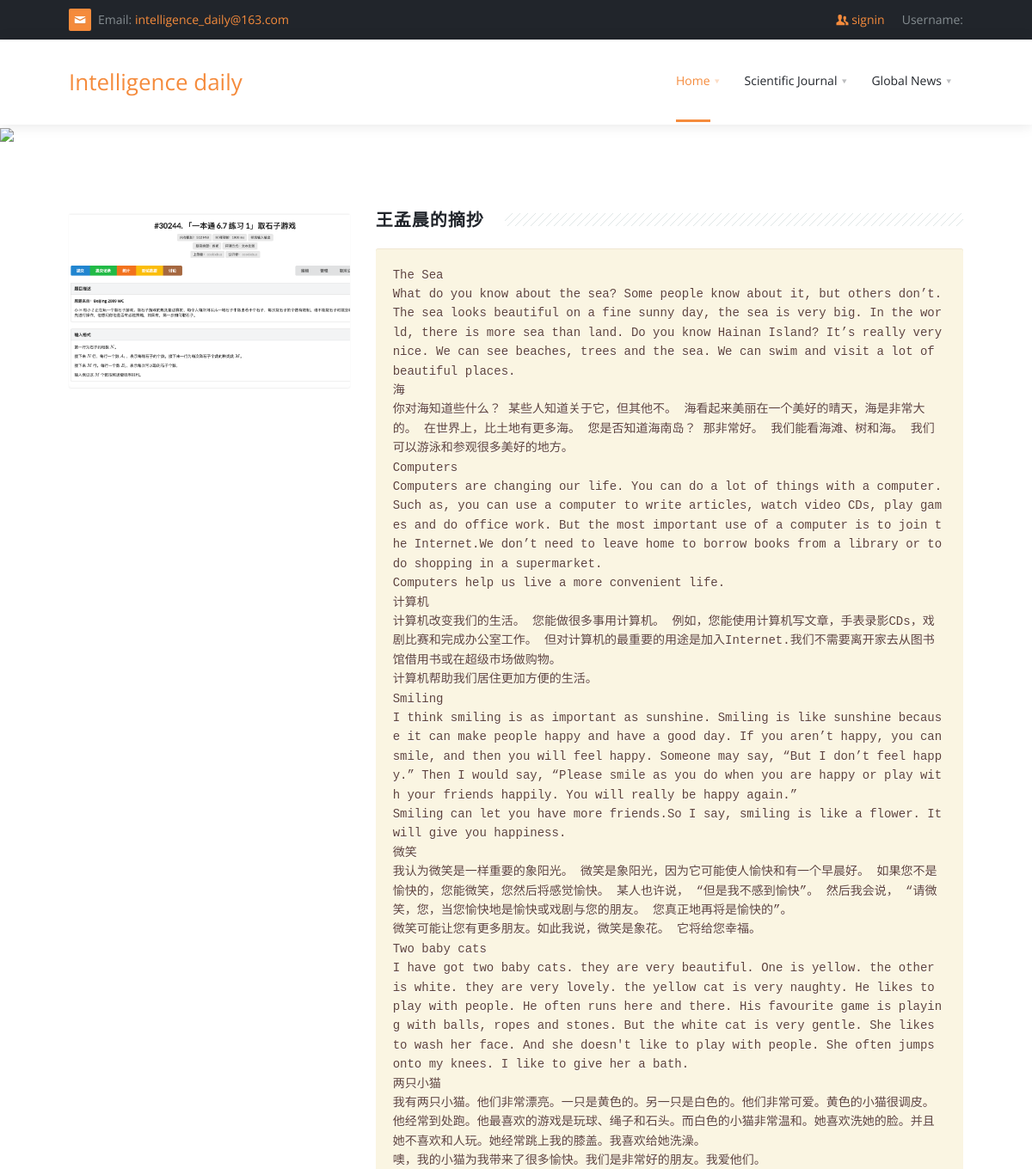
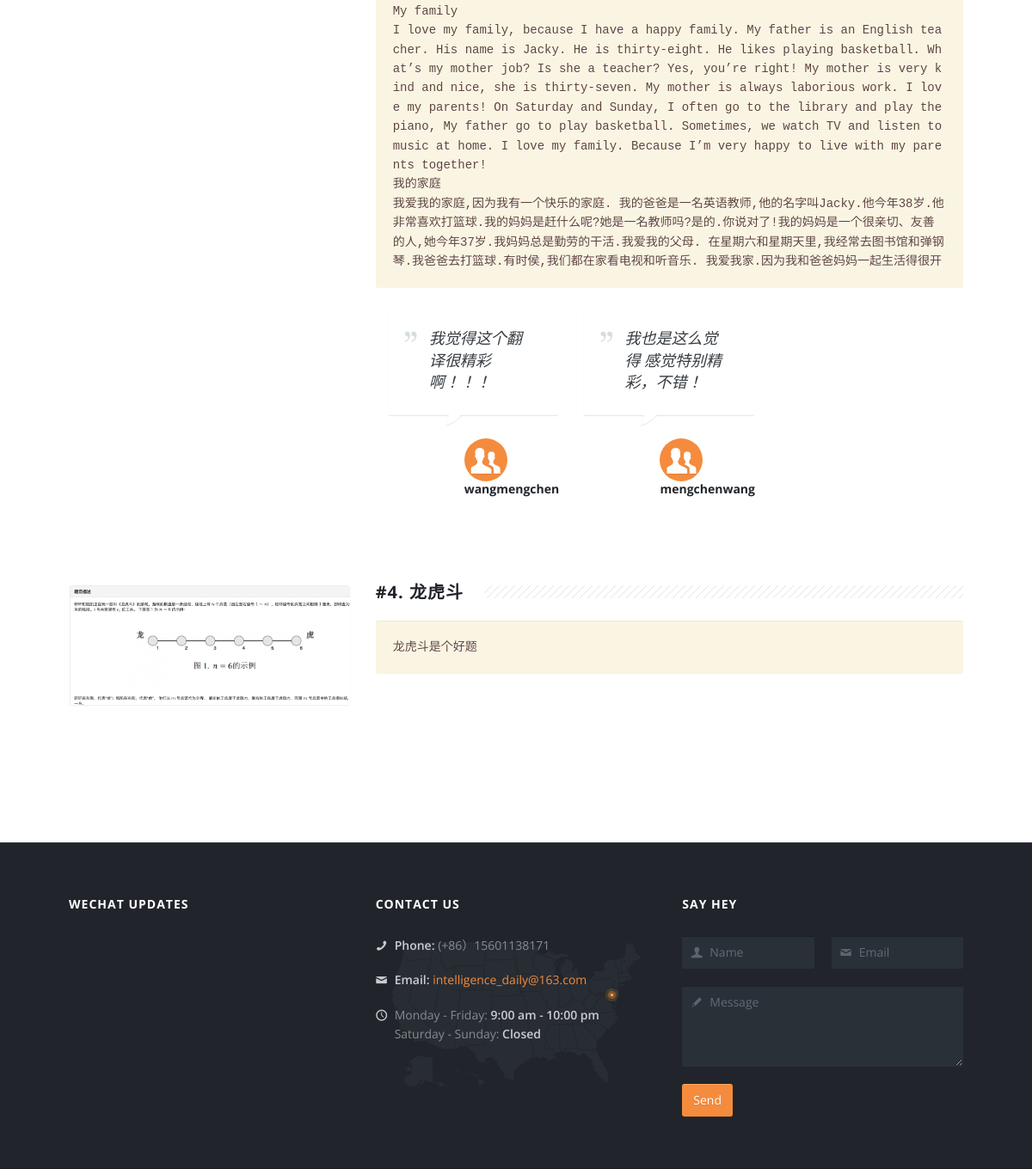
The page /subject/?tag=信息学 on the database its author committed (2 pictures, top to bottom).
### article/models.py (models this page shows, shortened)
class Text(models.Model):
    title = models.CharField(max_length = 255)
    url = models.URLField(max_length=250, blank=True)
    image = models.ImageField(upload_to="static/image/", blank=True)
    uploadtime = models.DateTimeField(auto_now_add=True)
    text = models.TextField(blank = True)
    tag = models.ForeignKey(Tag, on_delete=models.SET_NULL, null=True, blank=True)
    enable = models.BooleanField(default=False)
    from_user = models.ForeignKey(User, on_delete=models.SET_NULL, null=True,)
    def __str__(self):
    	return self.title

class Comment(models.Model):
    text = models.ForeignKey(Text, on_delete=models.SET_NULL, null=True)
    user = models.ForeignKey(User, on_delete=models.SET_NULL, null=True)
    content = models.TextField(blank=True)

### article/views.py (the view)
# urls.py: path("subject/", tag),
def tag(request):
	name = request.GET.get('tag', None)
	if tag is None:
		texts = Text.objects.filter(enable=True)
	else:
		texts = Text.objects.filter(enable=True, tag__name=name)
	print(texts)
	return render(request, "tag.html", locals())

### templates/tag.html (shortened to what this page needs)
{% extends 'base.html' %}
{% load static %}
{% block content %}
<section class="pi-section-w pi-section-white piCaptions">
		<img src="/{{ text.image }}">
</section>
<div class="pi-section-w pi-section-white pi-slider-enabled">
	<div class="pi-section pi-padding-top-bottom-80">
	{% for text in texts %}
		<div class="pi-row pi-padding-bottom-20">
			<div class="pi-col-sm-4 pi-padding-bottom-40">
				<div class="pi-slider-wrapper pi-slider-arrows-inside pi-slider-show-arrow-hover">
					<div class="pi-slider pi-slider-animate-opacity">
							<div class="pi-img-w pi-img-round-corners pi-img-shadow pi-img-with-overlay">
								<img src="/{{text.image}}" alt=""/>
							</div>
					</div>
				</div>
			</div>
			<div class="pi-col-sm-8 pi-padding-bottom-40">
				<h2 class="h4 pi-weight-700 pi-uppercase pi-letter-spacing pi-has-bg pi-margin-bottom-20 pi-margin-top-minus-5">
					{{ text.title }}
				</h2>
				<p>
					<pre>{{ text.text }}</pre>
				</p>
				{% for comment in text.comment_set.all %}
					<div class="pi-col-sm-4">
						<div class="pi-testimonial pi-testimonial-author-with-photo pi-margin-bottom-40">
							<div class="pi-testimonial-content pi-testimonial-content-big pi-testimonial-content-quotes pi-testimonial-white">
								<p>{{ comment.content }}</p>
							</div>
							<div class="pi-testimonial-author pi-clearfix">
								<div>
									<i class="icon-users pi-icon-circle pi-icon-base pi-icon-big" style="width: 50px; height: 50px; line-height: 50px;"></i>
									<h6 class="pi-weight-700 pi-no-margin-bottom">{{ comment.user.username }}</h6>
								</div>
							</div>
						</div>
					</div>
				{% endfor %}
			</div>
		</div>
	{% endfor %}
	</div>
</div>
{% endblock %}

### static/orange/css/typo.css (style rules this page uses)
body { font-family: 'Open Sans', Arial, sans-serif; font-size: 14px; line-height: 1.6em; }
p { padding-bottom: 0; margin-bottom: 20px; margin-top: 0; }
h1, .h1, h2, .h2, h3, .h3, h4, .h4, h5, .h5, h6, .h6 { padding: 0; margin: 0 0 15px; font-family: 'Open Sans', Arial, sans-serif; line-height: 100%; font-weight: 400; letter-spacing: 0; }
h1.pi-has-bg, .h1.pi-has-bg, h2.pi-has-bg, .h2.pi-has-bg, h3.pi-has-bg, .h3.pi-has-bg, h4.pi-has-bg, .h4.pi-has-bg, h5.pi-has-bg, .h5.pi-has-bg, h6.pi-has-bg, .h6.pi-has-bg { overflow: hidden; }
h1.pi-has-bg:after, .h1.pi-has-bg:after, h2.pi-has-bg:after, .h2.pi-has-bg:after, h3.pi-has-bg:after, .h3.pi-has-bg:after, h4.pi-has-bg:after, .h4.pi-has-bg:after, h5.pi-has-bg:after, .h5.pi-has-bg:after, h6.pi-has-bg:after, .h6.pi-has-bg:after { position: relative; left: 18px; content: ""; display: inline-block; width: 200%; height: 0.75em; margin: 0 -200% 0 0; }
h2, .h2 { font-size: 30px; line-height: 1.3em; margin-bottom: 10px; letter-spacing: 0; }
h4, .h4 { font-size: 20px; line-height: 1.3em; margin-bottom: 10px; letter-spacing: 0; }
h6, .h6 { font-size: 14px; line-height: 1.6em; margin-bottom: 10px; letter-spacing: 0; font-weight: 600; }
.pi-weight-700 { font-weight: 700 !important; }
.pi-uppercase { text-transform: uppercase; }
.pi-letter-spacing { letter-spacing: 1px; }
.pi-margin-top-minus-5 { margin-top: -5px !important; }
.pi-margin-bottom-20 { margin-bottom: 20px !important; }
.pi-margin-bottom-40 { margin-bottom: 40px !important; }
.pi-icon-circle, .pi-icon-square { position: relative; margin: 0 0 -8px 0; display: inline-block; font-size: 14px; width: 26px; height: 26px; overflow: hidden; line-height: 25px; text-align: center; }
.pi-icon-circle.pi-icon-big, .pi-icon-square.pi-icon-big { width: 70px; height: 70px; font-size: 34px; line-height: 70px; }
.pi-icon-circle { -webkit-border-radius: 50%; -moz-border-radius: 50%; border-radius: 50%; }
code, pre { font-family: Consolas, "Courier New", monospace; background-color: #FAF5E2; text-shadow: 0 1px 0 #fff; color: #5F443C; -webkit-box-shadow: inset 0 1px 0 #f0e7d3; -moz-box-shadow: inset 0 1px 0 #f0e7d3; box-shadow: inset 0 1px 0 #f0e7d3; border-radius: 3px; }
pre { display: block; padding: 20px; margin-bottom: 20px; word-break: break-all; word-wrap: break-word; }
.pi-section-white { color: #666e70; }
.pi-section-white h1, .pi-section-white .h1, .pi-section-white h2, .pi-section-white .h2, .pi-section-white h3, .pi-section-white .h3, .pi-section-white h4, .pi-section-white .h4, .pi-section-white h5, .pi-section-white .h5, .pi-section-white h6, .pi-section-white .h6 { color: #21252b; }
.pi-section-white h1.pi-has-bg:after, .pi-section-white .h1.pi-has-bg:after, .pi-section-white h2.pi-has-bg:after, .pi-section-white .h2.pi-has-bg:after, .pi-section-white h3.pi-has-bg:after, .pi-section-white .h3.pi-has-bg:after, .pi-section-white h4.pi-has-bg:after, .pi-section-white .h4.pi-has-bg:after, .pi-section-white h5.pi-has-bg:after, .pi-section-white .h5.pi-has-bg:after, .pi-section-white h6.pi-has-bg:after, .pi-section-white .h6.pi-has-bg:after { background: url('../img/bg-heading.png'); }
.pi-icon-circle, .pi-icon-square { background: #f4f6f6; color: #2e343c; text-shadow: 0 1px 0 #fff; }
.pi-icon-base { background: #f58b3c; color: #fff; text-shadow: 0 1px 0 rgba(0, 0, 0, 0.1); }

### rows shown on the page
Text: image (picture), title "王孟晨的摘抄", text "The Sea What do you know about the sea? Some people know about it, but others don’t. The sea looks beautiful on a fine sunny day, the sea is very big. In the world, there is more sea than land. Do you know Hainan Island? It’s really very nice. We can see beaches, trees and the sea. We can swim and visit a lot of beautiful places. 海 你对海知道些什么？ 某些人知道关于它，但其他不。 海看起来美丽在一个美好的晴天，海是非常大的。 在世界上，比土地有更多海。 您是否知道海南岛？ 那非常好。 我们能看海滩、树和海。 我们可以游泳和参观很多美好的地方。 Computers Computers are changing our life. You can do a lot of things with a computer. Such as, you can use a computer to write articles, watch video CDs, play games and do office work. But the most important use of a computer is to join the Internet.We…"
Comment: content "我觉得这个翻译很精彩啊！！！", user.username "wangmengchen"
Comment: content "我也是这么觉得 感觉特别精彩，不错！", user.username "mengchenwang"
Text: image (picture), title "#4. 龙虎斗", text "龙虎斗是个好题"
